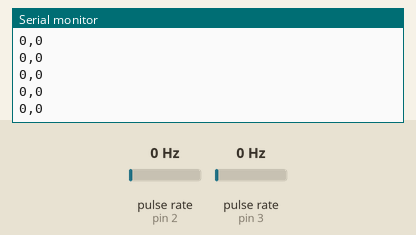
The sketch below on a simulated Arduino Uno, built with avr-gcc and run on an emulated ATmega328P. On the bench: the last lines printed to the serial monitor. Wiring (inferred from the names in the program): 2 × pulse sensor: data pin 2 / data pin 3. Inputs (shaded band) come from the test bench; at power-on: pulse rate (sensors on pin 2, pin 3) 0 Hz.

Above: at 1.2 s.
1.3 s: pulse rate (sensor on pin 2) set to 4 Hz
At 2.4 s:
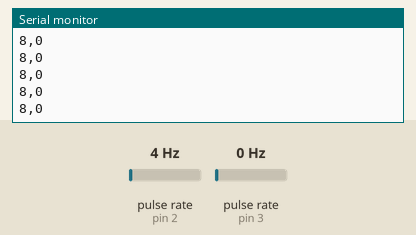
4.3 s: pulse rate (sensor on pin 3) set to 4 Hz
At 5.4 s:
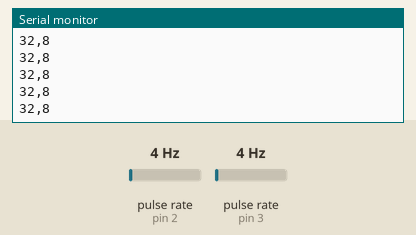
5.8 s: pulse rate (sensor on pin 2) set to 50 Hz
At 6.5 s:
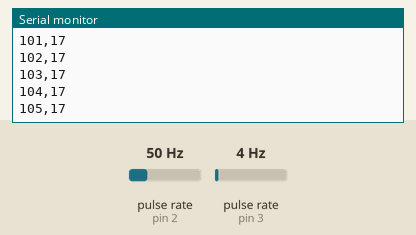
7.3 s: pulse rate (sensor on pin 3) set to 50 Hz
At 8.4 s:
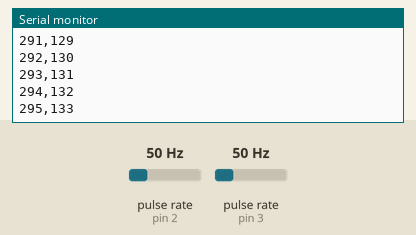
Timing chart, 0 to 9.8 s (numbered marks = the images above; inputs shaded):
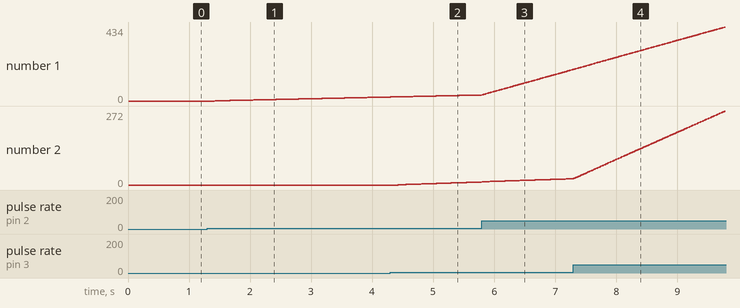

The sketch:

encoder.ino
```cpp
#define encoder1 2  // Motor 1 Interrupt Pin - INT 0
#define encoder2 3  // Motor 2 Interrupt Pin - INT 1

unsigned long currentMillis;
unsigned long previousArmMillis;
unsigned long previousMillis;

volatile long encoder0Pos = 0;    // encoder 1
volatile long encoder1Pos = 0;    // encoder 2

void setup() {
  Serial.begin(9600);
  pinMode(encoder1, INPUT_PULLUP);    // encoder pins
  pinMode(encoder2, INPUT_PULLUP);

  attachInterrupt(digitalPinToInterrupt(encoder1), doEncoderA, CHANGE);
  attachInterrupt(digitalPinToInterrupt(encoder2), doEncoderB, CHANGE);
}

void doEncoderA() {
    encoder0Pos++;
}

void doEncoderB() {
    encoder1Pos++;
}

void loop() {
  currentMillis = millis();   // bookmark the time
  if (currentMillis - previousMillis >= 10) {  // start timed loop for everything else
         previousMillis = currentMillis;
         Serial.print(encoder0Pos);
         Serial.print(",");
         Serial.println(encoder1Pos);
  }
}
```

Measured:
- after the input at 1.3 s, the serial monitor: prints a new line after 0.13 s (image 1)
- after the input at 4.3 s, the serial monitor: prints a new line after 0.13 s (image 2)
- after the input at 5.8 s, the serial monitor: prints a new line at once (image 3)
- plotted number 1: 0 → 23 after the input at 1.3 s, 35 → 185 after the input at 5.8 s
